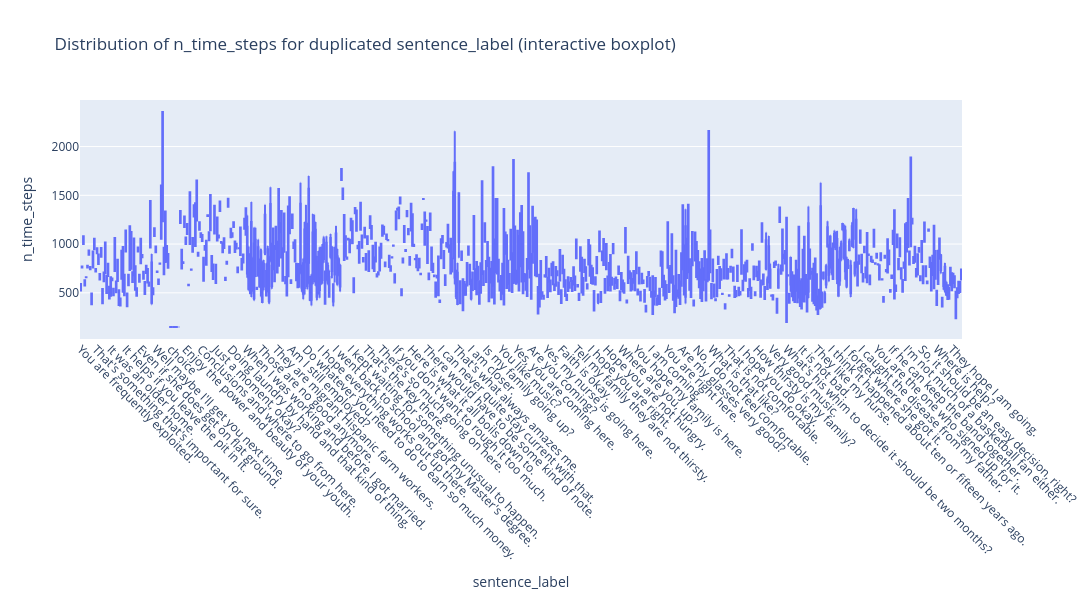

Write notebook code for a chart like this one.
### Code cell
# Interactive boxplot
box_data = plot_df.groupby('sentence_label').filter(lambda x: len(x) > 1)
fig2 = px.box(
    box_data,
    x='sentence_label',
    y='n_time_steps',
    title="Distribution of n_time_steps for duplicated sentence_label (interactive boxplot)",
    labels={'sentence_label': 'sentence_label', 'n_time_steps': 'n_time_steps'}
)
fig2.update_layout(
    xaxis_tickangle=45,
    height=600,
    width=1300
)
fig2.show()

### Figure 1 — Plotly figure (JSON) as saved in the notebook; plotly's stock layout.template omitted (floating-point values rounded to 4 significant figures; data arrays with more than 128 entries replaced by an {"elided": "..."} marker saying what was removed)
{"data": [{"alignmentgroup": "True", "hovertemplate": "sentence_label=%{x}<br>n_time_steps=%{y}<extra></extra>", "legendgroup": "", "marker": {"color": "#636efa"}, "name": "", "notched": false, "offsetgroup": "", "orientation": "v", "showlegend": false, "type": "box", "x": {"elided": "1404 str values"}, "x0": " ", "xaxis": "x", "y": {"elided": "1404 int values"}, "y0": " ", "yaxis": "y"}], "layout": {"boxmode": "group", "height": 600, "legend": {"tracegroupgap": 0}, "title": {"text": "Distribution of n_time_steps for duplicated sentence_label (interactive boxplot)"}, "width": 1300, "xaxis": {"anchor": "y", "domain": [0, 1], "tickangle": 45, "title": {"text": "sentence_label"}}, "yaxis": {"anchor": "x", "domain": [0, 1], "title": {"text": "n_time_steps"}}}}
